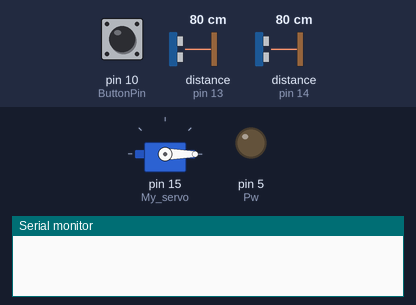
Bench run of a sketch on a simulated Arduino Uno, built with avr-gcc and run on an emulated ATmega328P. On the bench: servo, output pins drawn as LEDs (lit = HIGH), the last lines printed to the serial monitor. The test bench sets the inputs (shaded band); at power-on: pin 10 (ButtonPin) HIGH, distance to the obstacle (sensors on pin 14, pin 13) 80 cm. The echo pulse lasts 58.3 µs per cm; pins used as bus, display or sensor lines are not drawn.

Above: at 1.2 s.
1.3 s: pin 10 (ButtonPin) pulled LOW for 0.15 s
At 4.2 s:
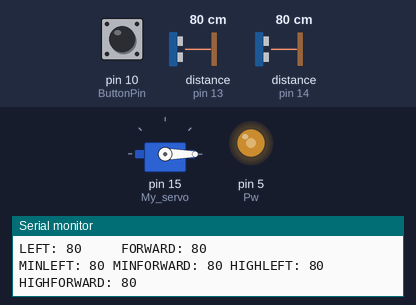
4.4 s: distance to the obstacle (sensor on pin 14) set to 2 cm
7.4 s: distance to the obstacle (sensor on pin 14) set to 13 cm
8.9 s: distance to the obstacle (sensor on pin 14) set to 18 cm
At 9.7 s:
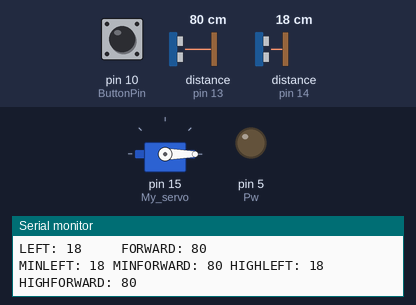
11.4 s: distance to the obstacle (sensor on pin 14) set to 4 cm
At 13.2 s:
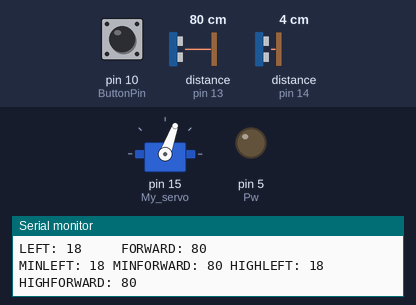
14.4 s: distance to the obstacle (sensor on pin 14) set to 35 cm
At 16.4 s:
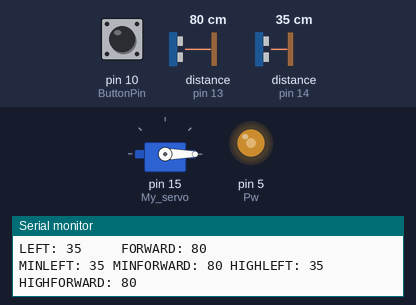
Timing chart, 0 to 18.4 s (numbered marks = the images above; inputs shaded):
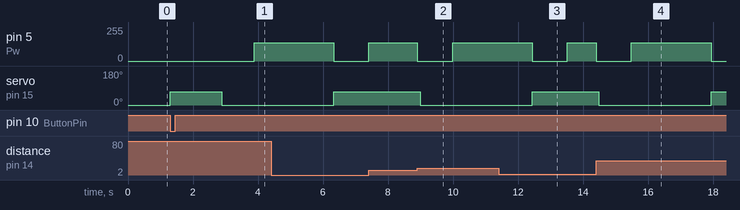

Measured:
- after the input at 1.3 s, pin 5 (Pw): 0/255 → 138/255 after 2.6 s; servo on pin 15 (My_servo): 0° → 70° at once, → 0° 1.6 s later
- after the input at 8.9 s, pin 5 (Pw): 138/255 → 0/255 at once, → 138/255 1.1 s later; servo on pin 15 (My_servo): 70° → 0° after 0.09 s
- after the input at 11.4 s, servo on pin 15 (My_servo): goes on until 12.4 s, then stays 70°
- after the input at 14.4 s, pin 5 (Pw): 138/255 → 0/255 at once, → 138/255 1.1 s later, → 0/255 2.5 s later; servo on pin 15 (My_servo): 70° → 0° after 0.09 s, → 70° 3.5 s later

The sketch:

2SensorerBetterMeshurments.ino
```cpp
#include <Servo.h>

typedef enum EngineState {
  Sensor, Drive, StartUp, Turn
};
EngineState EState;

#define TriggerL 12
#define EchoL 14
#define TriggerF 2
#define EchoF 13
#define D1 0
#define Pw 5
#define ButtonPin 10

unsigned long previousMillis = 0, currentMillis = 0;
int DegreeMinimum = 0, DegreeMitten = 70, DegreeMax = 150, turnDelay, Degree, ServoDelay = 1000;
int StartSleep = 1500, ButtonState = 0;
int DistanceL, DistanceF, DriveTime, DriveDistanceGGR = 150, Acc = 650;
int MinstaL, MinstaF, HogstaL, HogstaF, AllDistanceL, AllDistanceF;
int SweetSpotL = 15, SweetSpotFHigh = 14, SweetSpotFLow = 13;

Servo My_servo;

void setup() {
  My_servo.attach(15);
  Serial.begin(9600);
  pinMode(ButtonPin, INPUT);
  pinMode(TriggerL, OUTPUT), pinMode(EchoL, INPUT);
  pinMode(TriggerF, OUTPUT), pinMode(EchoF, INPUT);
  pinMode(Pw, OUTPUT), pinMode(D1, OUTPUT);
  EState = StartUp;
}

void loop() {
  switch (EState) {
    case StartUp:
      ButtonState = digitalRead(ButtonPin);
      My_servo.write(DegreeMinimum);
      if (ButtonState == LOW){
        My_servo.write(DegreeMitten);
        delay(StartSleep);
        EState = Sensor;
      } else {
        EState = StartUp;
      }
    break;

    case Sensor:
      previousMillis = millis();
      analogWrite(Pw, 0);
      digitalWrite(D1, HIGH);
      MinstaL = 9999;
      MinstaF = 9999;
      HogstaL = 0;
      HogstaF = 0;
      AllDistanceL = 0;
      AllDistanceF = 0;
      for(int i = 0; i < 5; i++){
        CheckL();
        CheckF();
        Serial.println(DistanceL + String("     ") + DistanceF);
        AllDistanceL += DistanceL;
        AllDistanceF += DistanceF;
        if(DistanceL < MinstaL){ MinstaL = DistanceL; }
        if (DistanceL > HogstaL){ HogstaL = DistanceL; }
        if(DistanceF < MinstaF){ MinstaF = DistanceF; }
        if (DistanceF > HogstaF){ HogstaF = DistanceF; }
      }
      AllDistanceL -= (MinstaL + HogstaL);
      AllDistanceF -= (MinstaF + HogstaF);
      DistanceL = AllDistanceL / 3;
      DistanceF = AllDistanceF / 3;

      Serial.println(String("LEFT: ") + DistanceL + String("     FORWARD: ") + DistanceF);
      Serial.println(String("MINLEFT: ") + MinstaL + String(" MINFORWARD: ") + MinstaF + String(" HIGHLEFT: ") + HogstaL + String(" HIGHFORWARD: ") + HogstaF);

      if (DistanceL > SweetSpotL) {
        Degree = DegreeMinimum;
        turnDelay = 2450;
        EState = Turn;
      } else if (DistanceF >= SweetSpotFLow && DistanceF <= SweetSpotFHigh) {
        Degree = DegreeMax;
        turnDelay = 2500;
        EState = Turn;
      } else if (DistanceF < SweetSpotFLow) {
        DriveTime = (SweetSpotFLow -= DistanceF) * DriveDistanceGGR;
        digitalWrite(D1, LOW);
        EState = Drive;
      } else if (DistanceF > SweetSpotFHigh) {
        DriveTime = (DistanceF -= SweetSpotFHigh) * DriveDistanceGGR;
        EState = Drive;
      }
    break;

    case Drive:
      analogWrite(Pw, Acc);
      currentMillis = millis();
      if (currentMillis - previousMillis >= DriveTime || DistanceL > SweetSpotL){
        EState = Sensor;
      }
      CheckL();
    break;

    case Turn:
      My_servo.write(Degree);
      delay(ServoDelay);
      analogWrite(Pw, Acc);
      delay(turnDelay);
      analogWrite(Pw, 0);
      My_servo.write(DegreeMitten);
      delay(ServoDelay);
      EState = Sensor;
    break;
  }
}

void CheckL(){
  long DurationL;
  digitalWrite(TriggerL, LOW);
  delayMicroseconds(2);
  digitalWrite(TriggerL, HIGH);
  delayMicroseconds(10);
  digitalWrite(TriggerL, LOW);
  DurationL = pulseIn(EchoL, HIGH);
  DistanceL = (DurationL / 2) / 29.1;
}

void CheckF(){
  long DurationF;
  digitalWrite(TriggerF, LOW);
  delayMicroseconds(2);
  digitalWrite(TriggerF, HIGH);
  delayMicroseconds(10);
  digitalWrite(TriggerF, LOW);
  DurationF = pulseIn(EchoF, HIGH);
  DistanceF = (DurationF / 2) / 29.1;
}
```
